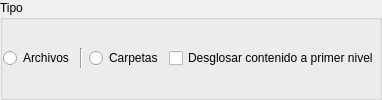
          <widget class="QGroupBox" name="groupBox_3">
           <property name="title">
            <string>Tipo</string>
           </property>
           <layout class="QGridLayout" name="gridLayout_12">
            <property name="leftMargin">
             <number>0</number>
            </property>
            <property name="topMargin">
             <number>0</number>
            </property>
            <property name="rightMargin">
             <number>0</number>
            </property>
            <property name="bottomMargin">
             <number>0</number>
            </property>
            <item row="0" column="2">
             <layout class="QGridLayout" name="gridLayout_8">
              <item row="0" column="0">
               <widget class="QRadioButton" name="radioButton_14">
                <property name="toolTip">
                 <string>Comprimir/empaquetar solo carpetas</string>
                </property>
                <property name="statusTip">
                 <string>Comprimir/empaquetar solo carpetas</string>
                </property>
                <property name="whatsThis">
                 <string>Comprimir/empaquetar solo carpetas</string>
                </property>
                <property name="text">
                 <string>Carpetas</string>
                </property>
               </widget>
              </item>
              <item row="0" column="1">
               <widget class="QCheckBox" name="checkBox_2">
                <property name="toolTip">
                 <string>Desglosar el contenido de la carpeta a primer nivel de datos</string>
                </property>
                <property name="statusTip">
                 <string>Desglosar el contenido de la carpeta a primer nivel de datos</string>
                </property>
                <property name="whatsThis">
                 <string>Desglosar el contenido de la carpeta a primer nivel de datos</string>
                </property>
                <property name="text">
                 <string>Desglosar contenido a primer nivel</string>
                </property>
               </widget>
              </item>
             </layout>
            </item>
            <item row="0" column="0">
             <widget class="QRadioButton" name="radioButton_13">
              <property name="toolTip">
               <string>Comprimir/empaquetar solo archivos</string>
              </property>
              <property name="statusTip">
               <string>Comprimir/empaquetar solo archivos</string>
              </property>
              <property name="whatsThis">
               <string>Comprimir/empaquetar solo archivos</string>
              </property>
              <property name="text">
               <string>Archivos</string>
              </property>
             </widget>
            </item>
            <item row="0" column="1">
             <widget class="Line" name="line_2">
              <property name="orientation">
               <enum>Qt::Vertical</enum>
              </property>
             </widget>
            </item>
           </layout>
          </widget>
